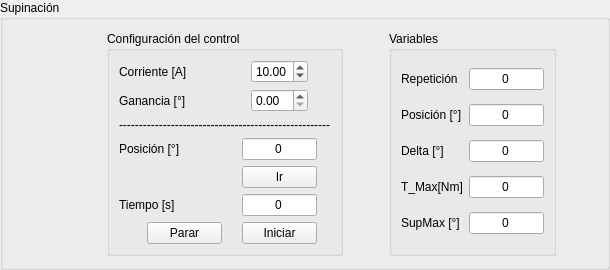
                       <widget class="QGroupBox" name="groupBox_20">
                        <property name="title">
                         <string>Supinación</string>
                        </property>
                        <layout class="QGridLayout" name="gridLayout_31">
                         <item row="0" column="5">
                          <widget class="QGroupBox" name="groupBox_24">
                           <property name="title">
                            <string>Variables</string>
                           </property>
                           <layout class="QGridLayout" name="gridLayout_35">
                            <item row="2" column="0">
                             <widget class="QLabel" name="label_80">
                              <property name="text">
                               <string>Delta [°]</string>
                              </property>
                             </widget>
                            </item>
                            <item row="1" column="0" alignment="Qt::AlignLeft">
                             <widget class="QLabel" name="label_68">
                              <property name="text">
                               <string>Posición [°]</string>
                              </property>
                             </widget>
                            </item>
                            <item row="3" column="1" alignment="Qt::AlignHCenter">
                             <widget class="QLineEdit" name="lineEdit_35">
                              <property name="sizePolicy">
                               <sizepolicy hsizetype="Fixed" vsizetype="Fixed">
                                <horstretch>0</horstretch>
                                <verstretch>0</verstretch>
                               </sizepolicy>
                              </property>
                              <property name="maximumSize">
                               <size>
                                <width>75</width>
                                <height>16777215</height>
                               </size>
                              </property>
                              <property name="text">
                               <string>0</string>
                              </property>
                              <property name="alignment">
                               <set>Qt::AlignCenter</set>
                              </property>
                             </widget>
                            </item>
                            <item row="1" column="1" alignment="Qt::AlignHCenter">
                             <widget class="QLineEdit" name="lineEdit_36">
                              <property name="sizePolicy">
                               <sizepolicy hsizetype="Fixed" vsizetype="Fixed">
                                <horstretch>0</horstretch>
                                <verstretch>0</verstretch>
                               </sizepolicy>
                              </property>
                              <property name="maximumSize">
                               <size>
                                <width>75</width>
                                <height>16777215</height>
                               </size>
                              </property>
                              <property name="text">
                               <string>0</string>
                              </property>
                              <property name="alignment">
                               <set>Qt::AlignCenter</set>
                              </property>
                             </widget>
                            </item>
                            <item row="3" column="0" alignment="Qt::AlignLeft">
                             <widget class="QLabel" name="label_69">
                              <property name="text">
                               <string>T_Max[Nm]</string>
                              </property>
                             </widget>
                            </item>
                            <item row="2" column="1" alignment="Qt::AlignHCenter">
                             <widget class="QLineEdit" name="lineEdit_43">
                              <property name="sizePolicy">
                               <sizepolicy hsizetype="Fixed" vsizetype="Fixed">
                                <horstretch>0</horstretch>
                                <verstretch>0</verstretch>
                               </sizepolicy>
                              </property>
                              <property name="maximumSize">
                               <size>
                                <width>75</width>
                                <height>16777215</height>
                               </size>
                              </property>
                              <property name="text">
                               <string>0</string>
                              </property>
                              <property name="alignment">
                               <set>Qt::AlignCenter</set>
                              </property>
                             </widget>
                            </item>
                            <item row="0" column="0">
                             <widget class="QLabel" name="label_81">
                              <property name="text">
                               <string>Repetición</string>
                              </property>
                             </widget>
                            </item>
                            <item row="0" column="1" alignment="Qt::AlignHCenter">
                             <widget class="QLineEdit" name="lineEdit_44">
                              <property name="sizePolicy">
                               <sizepolicy hsizetype="Fixed" vsizetype="Fixed">
                                <horstretch>0</horstretch>
                                <verstretch>0</verstretch>
                               </sizepolicy>
                              </property>
                              <property name="maximumSize">
                               <size>
                                <width>75</width>
                                <height>16777215</height>
                               </size>
                              </property>
                              <property name="text">
                               <string>0</string>
                              </property>
                              <property name="alignment">
                               <set>Qt::AlignCenter</set>
                              </property>
                             </widget>
                            </item>
                            <item row="4" column="0">
                             <widget class="QLabel" name="label_86">
                              <property name="text">
                               <string>SupMax [°]</string>
                              </property>
                             </widget>
                            </item>
                            <item row="4" column="1" alignment="Qt::AlignHCenter">
                             <widget class="QLineEdit" name="lineEdit_48">
                              <property name="maximumSize">
                               <size>
                                <width>75</width>
                                <height>16777215</height>
                               </size>
                              </property>
                              <property name="text">
                               <string>0</string>
                              </property>
                              <property name="alignment">
                               <set>Qt::AlignCenter</set>
                              </property>
                             </widget>
                            </item>
                           </layout>
                          </widget>
                         </item>
                         <item row="0" column="1">
                          <widget class="QLabel" name="label_61">
                           <property name="sizePolicy">
                            <sizepolicy hsizetype="Fixed" vsizetype="Fixed">
                             <horstretch>0</horstretch>
                             <verstretch>0</verstretch>
                            </sizepolicy>
                           </property>
                           <property name="maximumSize">
                            <size>
                             <width>160</width>
                             <height>200</height>
                            </size>
                           </property>
                           <property name="text">
                            <string/>
                           </property>
                           <property name="pixmap">
                            <pixmap>icons/Selección_001.jpg</pixmap>
                           </property>
                           <property name="scaledContents">
                            <bool>true</bool>
                           </property>
                          </widget>
                         </item>
                         <item row="0" column="3">
                          <widget class="QGroupBox" name="groupBox_23">
                           <property name="title">
                            <string>Configuración del control</string>
                           </property>
                           <layout class="QGridLayout" name="gridLayout_34">
                            <item row="0" column="1" alignment="Qt::AlignHCenter">
                             <widget class="QDoubleSpinBox" name="doubleSpinBox_3">
                              <property name="sizePolicy">
                               <sizepolicy hsizetype="Fixed" vsizetype="Fixed">
                                <horstretch>0</horstretch>
                                <verstretch>0</verstretch>
                               </sizepolicy>
                              </property>
                              <property name="maximumSize">
                               <size>
                                <width>150</width>
                                <height>16777215</height>
                               </size>
                              </property>
                              <property name="maximum">
                               <double>50.000000000000000</double>
                              </property>
                              <property name="value">
                               <double>10.000000000000000</double>
                              </property>
                             </widget>
                            </item>
                            <item row="1" column="1" alignment="Qt::AlignHCenter">
                             <widget class="QDoubleSpinBox" name="doubleSpinBox_4">
                              <property name="sizePolicy">
                               <sizepolicy hsizetype="Fixed" vsizetype="Fixed">
                                <horstretch>0</horstretch>
                                <verstretch>0</verstretch>
                               </sizepolicy>
                              </property>
                              <property name="maximumSize">
                               <size>
                                <width>150</width>
                                <height>16777215</height>
                               </size>
                              </property>
                              <property name="minimum">
                               <double>0.000000000000000</double>
                              </property>
                              <property name="maximum">
                               <double>10.000000000000000</double>
                              </property>
                              <property name="value">
                               <double>0.000000000000000</double>
                              </property>
                             </widget>
                            </item>
                            <item row="5" column="0">
                             <widget class="QLabel" name="label_73">
                              <property name="text">
                               <string>Tiempo [s]</string>
                              </property>
                             </widget>
                            </item>
                            <item row="1" column="0">
                             <widget class="QLabel" name="label_78">
                              <property name="text">
                               <string>Ganancia [°]</string>
                              </property>
                             </widget>
                            </item>
                            <item row="6" column="1" alignment="Qt::AlignHCenter">
                             <widget class="QPushButton" name="pushButton_27">
                              <property name="sizePolicy">
                               <sizepolicy hsizetype="Fixed" vsizetype="Fixed">
                                <horstretch>0</horstretch>
                                <verstretch>0</verstretch>
                               </sizepolicy>
                              </property>
                              <property name="maximumSize">
                               <size>
                                <width>75</width>
                                <height>16777215</height>
                               </size>
                              </property>
                              <property name="text">
                               <string>Iniciar</string>
                              </property>
                             </widget>
                            </item>
                            <item row="4" column="1" alignment="Qt::AlignHCenter">
                             <widget class="QPushButton" name="pushButton_29">
                              <property name="sizePolicy">
                               <sizepolicy hsizetype="Fixed" vsizetype="Fixed">
                                <horstretch>0</horstretch>
                                <verstretch>0</verstretch>
                               </sizepolicy>
                              </property>
                              <property name="maximumSize">
                               <size>
                                <width>75</width>
                                <height>16777215</height>
                               </size>
                              </property>
                              <property name="text">
                               <string>Ir</string>
                              </property>
                             </widget>
                            </item>
                            <item row="0" column="0">
                             <widget class="QLabel" name="label_66">
                              <property name="text">
                               <string>Corriente [A]</string>
                              </property>
                             </widget>
                            </item>
                            <item row="3" column="1" alignment="Qt::AlignHCenter">
                             <widget class="QLineEdit" name="lineEdit_34">
                              <property name="sizePolicy">
                               <sizepolicy hsizetype="Fixed" vsizetype="Fixed">
                                <horstretch>0</horstretch>
                                <verstretch>0</verstretch>
                               </sizepolicy>
                              </property>
                              <property name="maximumSize">
                               <size>
                                <width>75</width>
                                <height>16777215</height>
                               </size>
                              </property>
                              <property name="text">
                               <string>0</string>
                              </property>
                              <property name="alignment">
                               <set>Qt::AlignCenter</set>
                              </property>
                             </widget>
                            </item>
                            <item row="3" column="0">
                             <widget class="QLabel" name="label_67">
                              <property name="text">
                               <string>Posición [°]</string>
                              </property>
                             </widget>
                            </item>
                            <item row="5" column="1" alignment="Qt::AlignHCenter">
                             <widget class="QLineEdit" name="lineEdit_38">
                              <property name="sizePolicy">
                               <sizepolicy hsizetype="Fixed" vsizetype="Fixed">
                                <horstretch>0</horstretch>
                                <verstretch>0</verstretch>
                               </sizepolicy>
                              </property>
                              <property name="maximumSize">
                               <size>
                                <width>75</width>
                                <height>16777215</height>
                               </size>
                              </property>
                              <property name="text">
                               <string>0</string>
                              </property>
                              <property name="alignment">
                               <set>Qt::AlignCenter</set>
                              </property>
                             </widget>
                            </item>
                            <item row="6" column="0" alignment="Qt::AlignRight">
                             <widget class="QPushButton" name="pushButton_34">
                              <property name="sizePolicy">
                               <sizepolicy hsizetype="Fixed" vsizetype="Fixed">
                                <horstretch>0</horstretch>
                                <verstretch>0</verstretch>
                               </sizepolicy>
                              </property>
                              <property name="maximumSize">
                               <size>
                                <width>75</width>
                                <height>16777215</height>
                               </size>
                              </property>
                              <property name="text">
                               <string>Parar</string>
                              </property>
                             </widget>
                            </item>
                            <item row="2" column="0" colspan="2" alignment="Qt::AlignHCenter">
                             <widget class="QLabel" name="label_79">
                              <property name="text">
                               <string>-----------------------------------------------------</string>
                              </property>
                             </widget>
                            </item>
                           </layout>
                          </widget>
                         </item>
                         <item row="0" column="4">
                          <spacer name="horizontalSpacer_33">
                           <property name="orientation">
                            <enum>Qt::Horizontal</enum>
                           </property>
                           <property name="sizeHint" stdset="0">
                            <size>
                             <width>40</width>
                             <height>20</height>
                            </size>
                           </property>
                          </spacer>
                         </item>
                         <item row="0" column="2">
                          <spacer name="horizontalSpacer_32">
                           <property name="orientation">
                            <enum>Qt::Horizontal</enum>
                           </property>
                           <property name="sizeHint" stdset="0">
                            <size>
                             <width>40</width>
                             <height>20</height>
                            </size>
                           </property>
                          </spacer>
                         </item>
                         <item row="0" column="6">
                          <spacer name="horizontalSpacer_34">
                           <property name="orientation">
                            <enum>Qt::Horizontal</enum>
                           </property>
                           <property name="sizeHint" stdset="0">
                            <size>
                             <width>40</width>
                             <height>20</height>
                            </size>
                           </property>
                          </spacer>
                         </item>
                         <item row="0" column="0">
                          <spacer name="horizontalSpacer_16">
                           <property name="orientation">
                            <enum>Qt::Horizontal</enum>
                           </property>
                           <property name="sizeHint" stdset="0">
                            <size>
                             <width>40</width>
                             <height>20</height>
                            </size>
                           </property>
                          </spacer>
                         </item>
                        </layout>
                       </widget>
